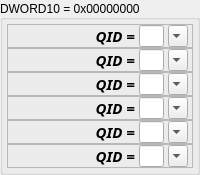
             <widget class="QGroupBox" name="grpBoxDW10">
              <property name="title">
               <string>DWORD10 = 0x00000000</string>
              </property>
              <property name="alignment">
               <set>Qt::AlignLeading|Qt::AlignLeft|Qt::AlignVCenter</set>
              </property>
              <property name="flat">
               <bool>false</bool>
              </property>
              <layout class="QVBoxLayout" name="verticalLayout_6" stretch="0,0,0,0,0,0">
               <property name="spacing">
                <number>0</number>
               </property>
               <property name="margin">
                <number>4</number>
               </property>
               <item>
                <widget class="QFrame" name="frameDW10Field0">
                 <property name="maximumSize">
                  <size>
                   <width>16777215</width>
                   <height>16777215</height>
                  </size>
                 </property>
                 <property name="frameShape">
                  <enum>QFrame::StyledPanel</enum>
                 </property>
                 <property name="frameShadow">
                  <enum>QFrame::Raised</enum>
                 </property>
                 <layout class="QHBoxLayout" name="horizontalLayout_4" stretch="5,1,0">
                  <property name="spacing">
                   <number>4</number>
                  </property>
                  <property name="leftMargin">
                   <number>4</number>
                  </property>
                  <property name="topMargin">
                   <number>0</number>
                  </property>
                  <property name="rightMargin">
                   <number>4</number>
                  </property>
                  <property name="bottomMargin">
                   <number>0</number>
                  </property>
                  <item>
                   <widget class="QLabel" name="labelDW10Field0">
                    <property name="font">
                     <font>
                      <family>Ubuntu Mono</family>
                      <pointsize>11</pointsize>
                      <weight>75</weight>
                      <italic>true</italic>
                      <bold>true</bold>
                      <underline>false</underline>
                      <strikeout>false</strikeout>
                      <kerning>true</kerning>
                     </font>
                    </property>
                    <property name="text">
                     <string>QID =</string>
                    </property>
                    <property name="alignment">
                     <set>Qt::AlignRight|Qt::AlignTrailing|Qt::AlignVCenter</set>
                    </property>
                   </widget>
                  </item>
                  <item>
                   <widget class="QLineEdit" name="editDW10Field0">
                    <property name="inputMask">
                     <string/>
                    </property>
                    <property name="text">
                     <string/>
                    </property>
                    <property name="maxLength">
                     <number>32767</number>
                    </property>
                    <property name="cursorPosition">
                     <number>0</number>
                    </property>
                   </widget>
                  </item>
                  <item>
                   <widget class="QComboBox" name="cbDW10Field0">
                    <property name="sizePolicy">
                     <sizepolicy hsizetype="Minimum" vsizetype="Fixed">
                      <horstretch>0</horstretch>
                      <verstretch>0</verstretch>
                     </sizepolicy>
                    </property>
                    <property name="minimumSize">
                     <size>
                      <width>20</width>
                      <height>0</height>
                     </size>
                    </property>
                    <property name="maximumSize">
                     <size>
                      <width>20</width>
                      <height>16777215</height>
                     </size>
                    </property>
                    <property name="editable">
                     <bool>false</bool>
                    </property>
                   </widget>
                  </item>
                 </layout>
                </widget>
               </item>
               <item>
                <widget class="QFrame" name="frameDW10Field1">
                 <property name="maximumSize">
                  <size>
                   <width>16777215</width>
                   <height>16777215</height>
                  </size>
                 </property>
                 <property name="frameShape">
                  <enum>QFrame::StyledPanel</enum>
                 </property>
                 <property name="frameShadow">
                  <enum>QFrame::Raised</enum>
                 </property>
                 <layout class="QHBoxLayout" name="horizontalLayout_5" stretch="5,1,0">
                  <property name="spacing">
                   <number>4</number>
                  </property>
                  <property name="leftMargin">
                   <number>4</number>
                  </property>
                  <property name="topMargin">
                   <number>0</number>
                  </property>
                  <property name="rightMargin">
                   <number>4</number>
                  </property>
                  <property name="bottomMargin">
                   <number>0</number>
                  </property>
                  <item>
                   <widget class="QLabel" name="labelDW10Field1">
                    <property name="font">
                     <font>
                      <family>Ubuntu Mono</family>
                      <pointsize>11</pointsize>
                      <weight>75</weight>
                      <italic>true</italic>
                      <bold>true</bold>
                      <underline>false</underline>
                      <strikeout>false</strikeout>
                      <kerning>true</kerning>
                     </font>
                    </property>
                    <property name="text">
                     <string>QID =</string>
                    </property>
                    <property name="alignment">
                     <set>Qt::AlignRight|Qt::AlignTrailing|Qt::AlignVCenter</set>
                    </property>
                   </widget>
                  </item>
                  <item>
                   <widget class="QLineEdit" name="editDW10Field1">
                    <property name="inputMask">
                     <string/>
                    </property>
                    <property name="text">
                     <string/>
                    </property>
                    <property name="maxLength">
                     <number>32767</number>
                    </property>
                    <property name="cursorPosition">
                     <number>0</number>
                    </property>
                   </widget>
                  </item>
                  <item>
                   <widget class="QComboBox" name="cbDW10Field1">
                    <property name="sizePolicy">
                     <sizepolicy hsizetype="Minimum" vsizetype="Fixed">
                      <horstretch>0</horstretch>
                      <verstretch>0</verstretch>
                     </sizepolicy>
                    </property>
                    <property name="minimumSize">
                     <size>
                      <width>20</width>
                      <height>0</height>
                     </size>
                    </property>
                    <property name="maximumSize">
                     <size>
                      <width>20</width>
                      <height>16777215</height>
                     </size>
                    </property>
                    <property name="editable">
                     <bool>false</bool>
                    </property>
                   </widget>
                  </item>
                 </layout>
                </widget>
               </item>
               <item>
                <widget class="QFrame" name="frameDW10Field2">
                 <property name="maximumSize">
                  <size>
                   <width>16777215</width>
                   <height>16777215</height>
                  </size>
                 </property>
                 <property name="frameShape">
                  <enum>QFrame::StyledPanel</enum>
                 </property>
                 <property name="frameShadow">
                  <enum>QFrame::Raised</enum>
                 </property>
                 <layout class="QHBoxLayout" name="horizontalLayout_6" stretch="5,1,0">
                  <property name="spacing">
                   <number>4</number>
                  </property>
                  <property name="leftMargin">
                   <number>4</number>
                  </property>
                  <property name="topMargin">
                   <number>0</number>
                  </property>
                  <property name="rightMargin">
                   <number>4</number>
                  </property>
                  <property name="bottomMargin">
                   <number>0</number>
                  </property>
                  <item>
                   <widget class="QLabel" name="labelDW10Field2">
                    <property name="font">
                     <font>
                      <family>Ubuntu Mono</family>
                      <pointsize>11</pointsize>
                      <weight>75</weight>
                      <italic>true</italic>
                      <bold>true</bold>
                      <underline>false</underline>
                      <strikeout>false</strikeout>
                      <kerning>true</kerning>
                     </font>
                    </property>
                    <property name="text">
                     <string>QID =</string>
                    </property>
                    <property name="alignment">
                     <set>Qt::AlignRight|Qt::AlignTrailing|Qt::AlignVCenter</set>
                    </property>
                   </widget>
                  </item>
                  <item>
                   <widget class="QLineEdit" name="editDW10Field2">
                    <property name="inputMask">
                     <string/>
                    </property>
                    <property name="text">
                     <string/>
                    </property>
                    <property name="maxLength">
                     <number>32767</number>
                    </property>
                    <property name="cursorPosition">
                     <number>0</number>
                    </property>
                   </widget>
                  </item>
                  <item>
                   <widget class="QComboBox" name="cbDW10Field2">
                    <property name="sizePolicy">
                     <sizepolicy hsizetype="Minimum" vsizetype="Fixed">
                      <horstretch>0</horstretch>
                      <verstretch>0</verstretch>
                     </sizepolicy>
                    </property>
                    <property name="minimumSize">
                     <size>
                      <width>20</width>
                      <height>0</height>
                     </size>
                    </property>
                    <property name="maximumSize">
                     <size>
                      <width>20</width>
                      <height>16777215</height>
                     </size>
                    </property>
                    <property name="editable">
                     <bool>false</bool>
                    </property>
                   </widget>
                  </item>
                 </layout>
                </widget>
               </item>
               <item>
                <widget class="QFrame" name="frameDW10Field3">
                 <property name="maximumSize">
                  <size>
                   <width>16777215</width>
                   <height>16777215</height>
                  </size>
                 </property>
                 <property name="frameShape">
                  <enum>QFrame::StyledPanel</enum>
                 </property>
                 <property name="frameShadow">
                  <enum>QFrame::Raised</enum>
                 </property>
                 <layout class="QHBoxLayout" name="horizontalLayout_8" stretch="5,1,0">
                  <property name="spacing">
                   <number>4</number>
                  </property>
                  <property name="leftMargin">
                   <number>4</number>
                  </property>
                  <property name="topMargin">
                   <number>0</number>
                  </property>
                  <property name="rightMargin">
                   <number>4</number>
                  </property>
                  <property name="bottomMargin">
                   <number>0</number>
                  </property>
                  <item>
                   <widget class="QLabel" name="labelDW10Field3">
                    <property name="font">
                     <font>
                      <family>Ubuntu Mono</family>
                      <pointsize>11</pointsize>
                      <weight>75</weight>
                      <italic>true</italic>
                      <bold>true</bold>
                      <underline>false</underline>
                      <strikeout>false</strikeout>
                      <kerning>true</kerning>
                     </font>
                    </property>
                    <property name="text">
                     <string>QID =</string>
                    </property>
                    <property name="alignment">
                     <set>Qt::AlignRight|Qt::AlignTrailing|Qt::AlignVCenter</set>
                    </property>
                   </widget>
                  </item>
                  <item>
                   <widget class="QLineEdit" name="editDW10Field3">
                    <property name="inputMask">
                     <string/>
                    </property>
                    <property name="text">
                     <string/>
                    </property>
                    <property name="maxLength">
                     <number>32767</number>
                    </property>
                    <property name="cursorPosition">
                     <number>0</number>
                    </property>
                   </widget>
                  </item>
                  <item>
                   <widget class="QComboBox" name="cbDW10Field3">
                    <property name="sizePolicy">
                     <sizepolicy hsizetype="Minimum" vsizetype="Fixed">
                      <horstretch>0</horstretch>
                      <verstretch>0</verstretch>
                     </sizepolicy>
                    </property>
                    <property name="minimumSize">
                     <size>
                      <width>20</width>
                      <height>0</height>
                     </size>
                    </property>
                    <property name="maximumSize">
                     <size>
                      <width>20</width>
                      <height>16777215</height>
                     </size>
                    </property>
                    <property name="editable">
                     <bool>false</bool>
                    </property>
                   </widget>
                  </item>
                 </layout>
                </widget>
               </item>
               <item>
                <widget class="QFrame" name="frameDW10Field4">
                 <property name="maximumSize">
                  <size>
                   <width>16777215</width>
                   <height>16777215</height>
                  </size>
                 </property>
                 <property name="frameShape">
                  <enum>QFrame::StyledPanel</enum>
                 </property>
                 <property name="frameShadow">
                  <enum>QFrame::Raised</enum>
                 </property>
                 <layout class="QHBoxLayout" name="horizontalLayout_10" stretch="5,1,0">
                  <property name="spacing">
                   <number>4</number>
                  </property>
                  <property name="leftMargin">
                   <number>4</number>
                  </property>
                  <property name="topMargin">
                   <number>0</number>
                  </property>
                  <property name="rightMargin">
                   <number>4</number>
                  </property>
                  <property name="bottomMargin">
                   <number>0</number>
                  </property>
                  <item>
                   <widget class="QLabel" name="labelDW10Field4">
                    <property name="font">
                     <font>
                      <family>Ubuntu Mono</family>
                      <pointsize>11</pointsize>
                      <weight>75</weight>
                      <italic>true</italic>
                      <bold>true</bold>
                      <underline>false</underline>
                      <strikeout>false</strikeout>
                      <kerning>true</kerning>
                     </font>
                    </property>
                    <property name="text">
                     <string>QID =</string>
                    </property>
                    <property name="alignment">
                     <set>Qt::AlignRight|Qt::AlignTrailing|Qt::AlignVCenter</set>
                    </property>
                   </widget>
                  </item>
                  <item>
                   <widget class="QLineEdit" name="editDW10Field4">
                    <property name="inputMask">
                     <string/>
                    </property>
                    <property name="text">
                     <string/>
                    </property>
                    <property name="maxLength">
                     <number>32767</number>
                    </property>
                    <property name="cursorPosition">
                     <number>0</number>
                    </property>
                   </widget>
                  </item>
                  <item>
                   <widget class="QComboBox" name="cbDW10Field4">
                    <property name="sizePolicy">
                     <sizepolicy hsizetype="Minimum" vsizetype="Fixed">
                      <horstretch>0</horstretch>
                      <verstretch>0</verstretch>
                     </sizepolicy>
                    </property>
                    <property name="minimumSize">
                     <size>
                      <width>20</width>
                      <height>0</height>
                     </size>
                    </property>
                    <property name="maximumSize">
                     <size>
                      <width>20</width>
                      <height>16777215</height>
                     </size>
                    </property>
                    <property name="editable">
                     <bool>false</bool>
                    </property>
                   </widget>
                  </item>
                 </layout>
                </widget>
               </item>
               <item>
                <widget class="QFrame" name="frameDW10Field5">
                 <property name="maximumSize">
                  <size>
                   <width>16777215</width>
                   <height>16777215</height>
                  </size>
                 </property>
                 <property name="frameShape">
                  <enum>QFrame::StyledPanel</enum>
                 </property>
                 <property name="frameShadow">
                  <enum>QFrame::Raised</enum>
                 </property>
                 <layout class="QHBoxLayout" name="horizontalLayout_11" stretch="5,1,0">
                  <property name="spacing">
                   <number>4</number>
                  </property>
                  <property name="leftMargin">
                   <number>4</number>
                  </property>
                  <property name="topMargin">
                   <number>0</number>
                  </property>
                  <property name="rightMargin">
                   <number>4</number>
                  </property>
                  <property name="bottomMargin">
                   <number>0</number>
                  </property>
                  <item>
                   <widget class="QLabel" name="labelDW10Field5">
                    <property name="font">
                     <font>
                      <family>Ubuntu Mono</family>
                      <pointsize>11</pointsize>
                      <weight>75</weight>
                      <italic>true</italic>
                      <bold>true</bold>
                      <underline>false</underline>
                      <strikeout>false</strikeout>
                      <kerning>true</kerning>
                     </font>
                    </property>
                    <property name="text">
                     <string>QID =</string>
                    </property>
                    <property name="alignment">
                     <set>Qt::AlignRight|Qt::AlignTrailing|Qt::AlignVCenter</set>
                    </property>
                   </widget>
                  </item>
                  <item>
                   <widget class="QLineEdit" name="editDW10Field5">
                    <property name="inputMask">
                     <string/>
                    </property>
                    <property name="text">
                     <string/>
                    </property>
                    <property name="maxLength">
                     <number>32767</number>
                    </property>
                    <property name="cursorPosition">
                     <number>0</number>
                    </property>
                   </widget>
                  </item>
                  <item>
                   <widget class="QComboBox" name="cbDW10Field5">
                    <property name="sizePolicy">
                     <sizepolicy hsizetype="Minimum" vsizetype="Fixed">
                      <horstretch>0</horstretch>
                      <verstretch>0</verstretch>
                     </sizepolicy>
                    </property>
                    <property name="minimumSize">
                     <size>
                      <width>20</width>
                      <height>0</height>
                     </size>
                    </property>
                    <property name="maximumSize">
                     <size>
                      <width>20</width>
                      <height>16777215</height>
                     </size>
                    </property>
                    <property name="editable">
                     <bool>false</bool>
                    </property>
                   </widget>
                  </item>
                 </layout>
                </widget>
               </item>
              </layout>
             </widget>
